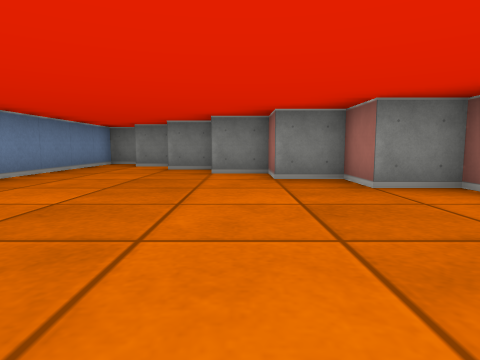
[1] (above)

12 first-person views from a walk through a cub3D ray-caster map. The camera is about half as high as the walls, tilts 6° down and sees 75° across. The floor is counted in squares. Each view is taken from the middle of a square. On the plan, view 1 faces up. The plan holds only what a view shows up to about 9 squares ahead; the rest is blank. The place goes on beyond the plan.

[2]
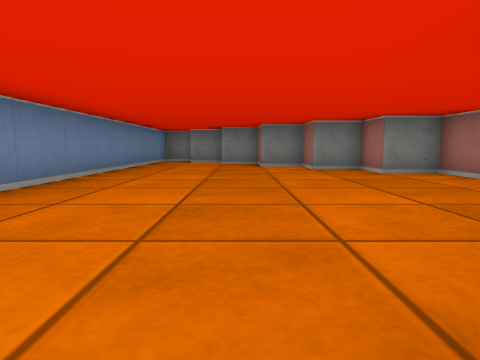

[3]
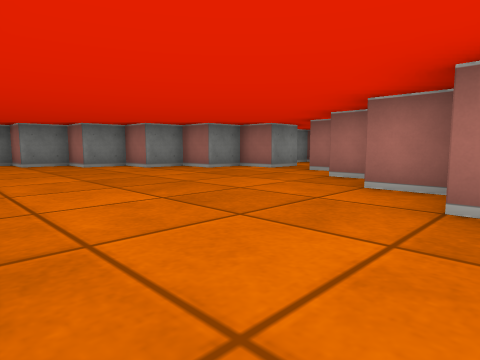

[4]
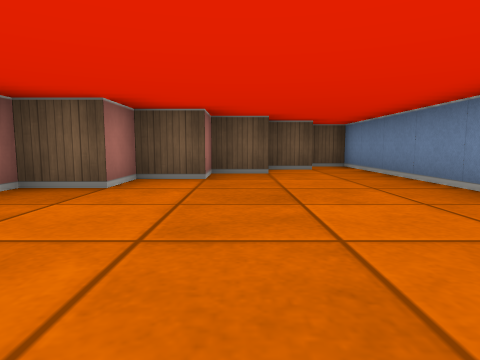

[5]
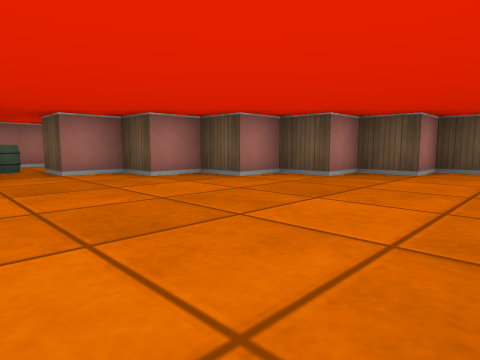

[6]
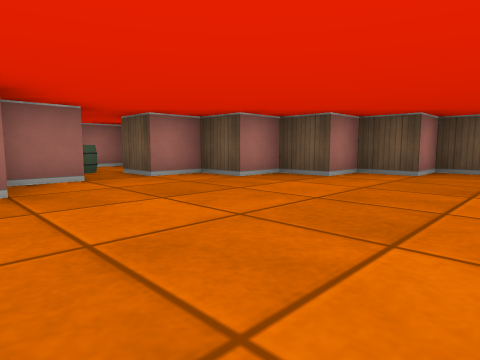

[7]
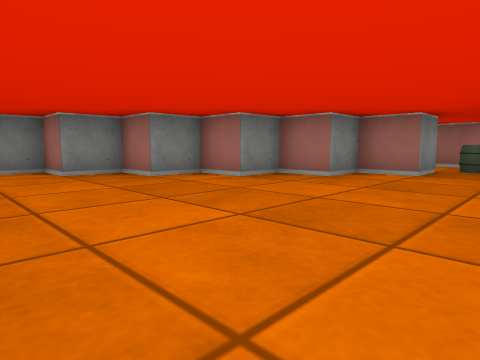

[8]
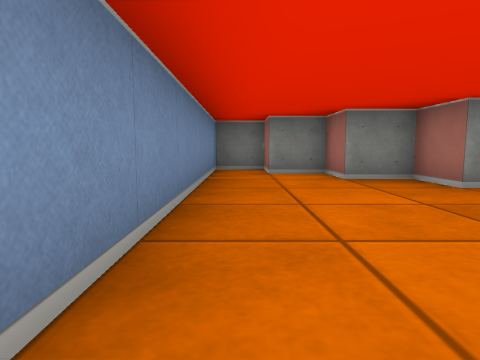

[9]
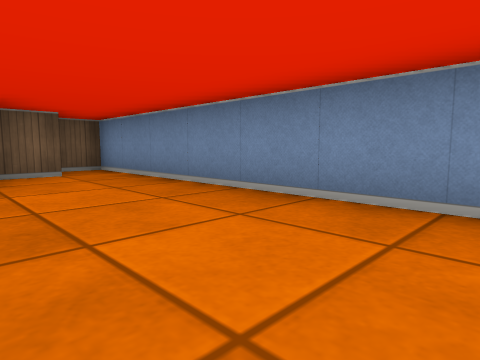

[10]
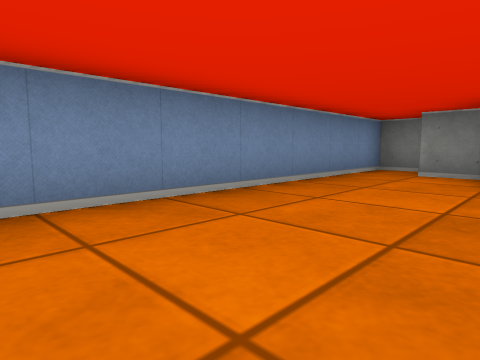

[11]
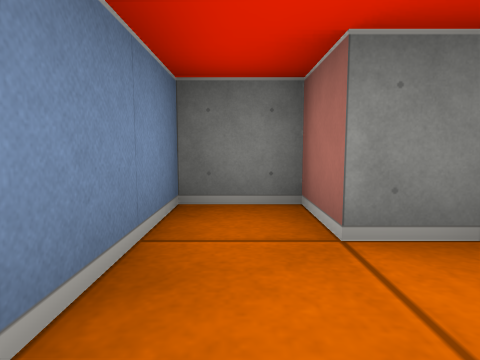

[12]
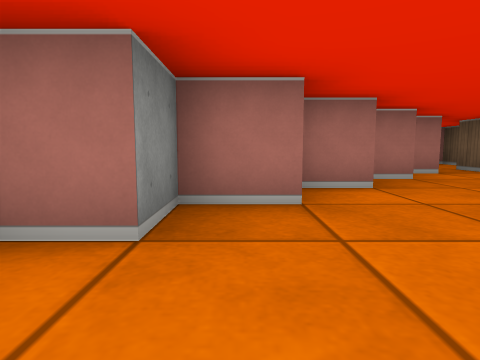

### Floor plan
Points are (right, up) in squares from view 1. A wall is a line through its corners. A room is listed if a view was taken in it or the views show most of it. See-through windows are left out.
Room 1 (views 1, 2, 3, 4, 5, 6, 7, 8, 9, 10, 11, 12)
walls: (2.5, 2.5) (2.5, 3.5) (1.5, 3.5) (1.5, 4.5) (0.5, 4.5) (0.5, 5.5) (-0.5, 5.5) (-0.5, 6.5) (-1.5, 6.5) (-1.5, 7.5) (-2.5, 7.5) (-2.5, 8.5) (-3.5, 8.5) (-3.5, -4.5) (-2.6, -4.5); (-2.6, -3.5) (-1.5, -3.5) (-1.5, -2.5) (-0.5, -2.5) (-0.5, -1.5) (0.5, -1.5) (0.5, -0.5) (1.5, -0.5) (1.5, 0.5) (2.5, 0.5) (2.5, 1.5)
ways out: opening at (3, 2)

Positions as (right, up) in squares from view 1, and headings:
1: (0, 0), facing up
2: (-1, -2), facing up
3: (-3, -2), facing up-right
4: (-1, 3), facing down
5: (-3, 3), facing down-right
6: (-2, 4), facing down-right
7: (-3, 1), facing up-right
8: (-3, 2), facing up
9: (-1, 2), facing down-left
10: (-1, 2), facing up-left
11: (-3, 6), facing up
12: (-3, 6), facing right
